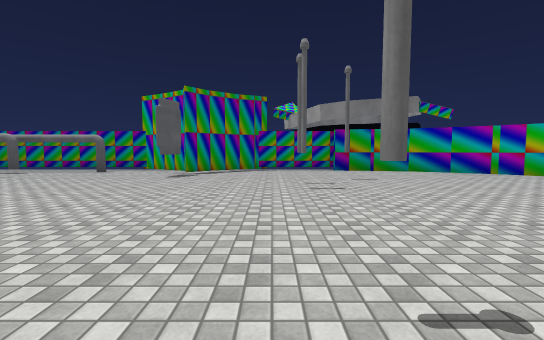
view 1 (above)

13 first-person views from a walk through a 3-D level made in the Unity game engine. The camera is 1.3 m above the floor, tilts 4° down and sees 90° across. The floor is counted in squares, 2 m on a side. Each view is taken from the middle of a square. On the plan, view 1 faces up. The plan holds only what a view shows up to about 9 squares ahead; the rest is blank. The place goes on beyond the plan. Some surface patterns are stand-ins.

view 2
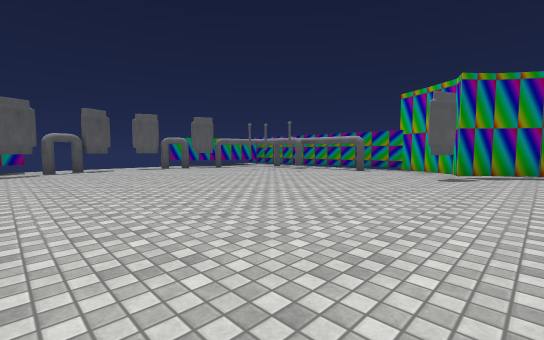

view 3
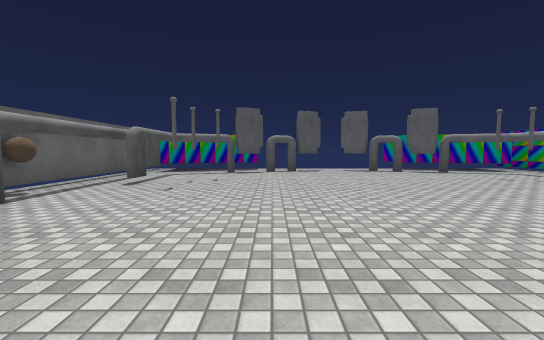

view 4
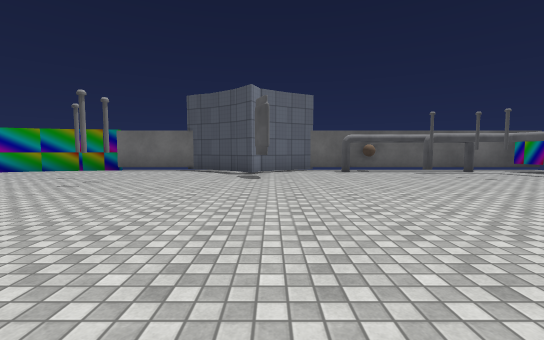

view 5
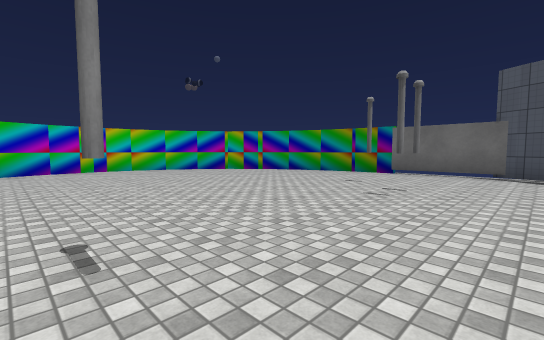

view 6
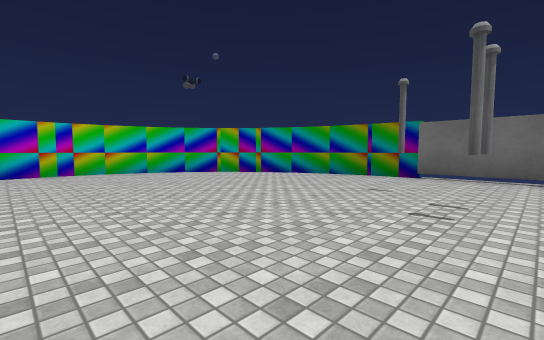

view 7
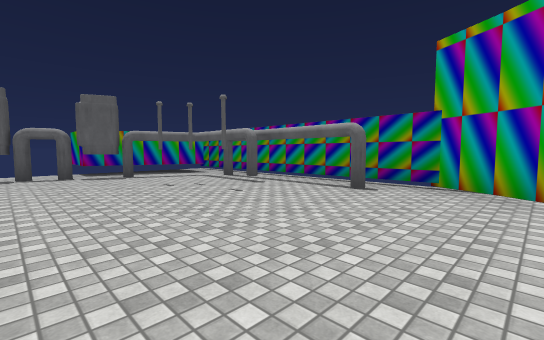

view 8
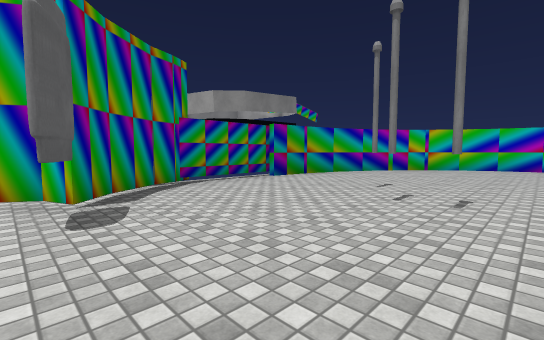

view 9
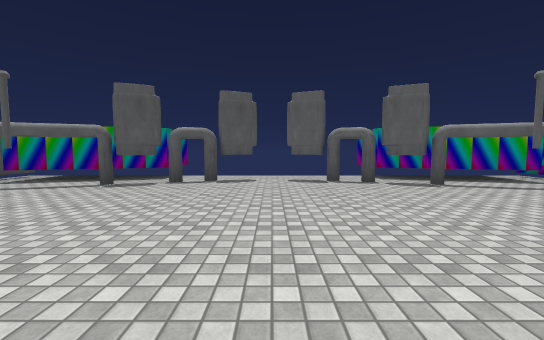

view 10
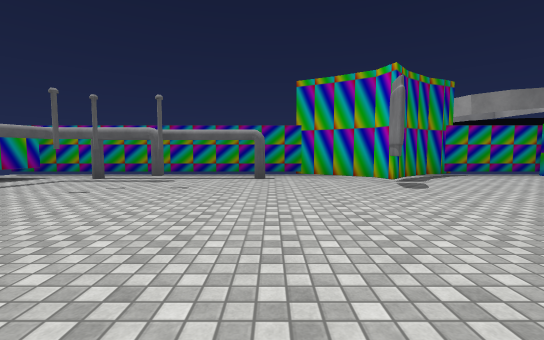

view 11
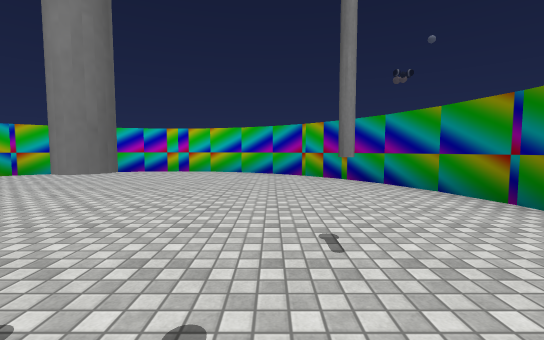

view 12
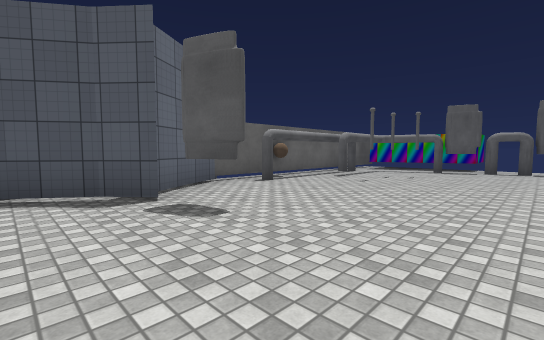

view 13
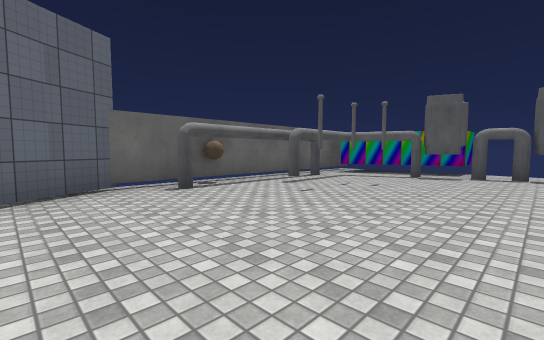

### Floor plan
Points are (right, up) in squares from view 1. A wall is a line through its corners. A room is listed if a view was taken in it or the views show most of it. See-through windows are left out.
Room 1 (views 1, 2, 3, 4, 5, 6, 7, 8, 9, 10, 11, 12, 13)
walls: (-2, -2.1) (-1, -2.8); (-1.9, 8.4) (-2.4, 7.7) (-2.7, 8.3) (-3.5, 8.8); (-1.1, -2.7) (-0.3, -3); (-3.4, 8.7) (-4.2, 9.2) (-11.2, 9.2); (-3.6, -2.7) (-2.7, -2.1) (-2.4, -1.5) (-1.9, -2.2); (-1, 8.9) (-2, 8.3); (-0.6, -2.9) (-0.4, -3) (3.2, -3); (2.1, 9.2) (-0.4, 9.2) (-1.1, 8.9); (3.1, -3) (4.3, -2.7); (3.4, 8.9) (2, 9); (4.2, -2.7) (5.4, -2.2); (4.4, 8.6) (3.2, 8.9); (5.3, -2.3) (6.4, -1.6); (6.3, -1.6) (7.2, -0.9); (6.4, 7.5) (5.4, 8.2) (4.2, 8.7); (7.1, -0.9) (7.8, 0); (7.2, 6.8) (6.3, 7.7); (7.7, 6.1) (7.1, 6.9); (-10.6, 8.6) (-11.5, 5.5) (-13.1, 5.5); (7.8, -0.1) (8.3, 1); (8.3, 5) (7.8, 6); (8.3, 0.8) (8.6, 2); (8.6, 4) (8.3, 5.1); (8.6, 1.9) (8.7, 3); (8.7, 2.9) (8.6, 4.1); (-11.5, -3) (-4.3, -3) (-3.4, -2.6); (-13.1, 0.5) (-11.6, 0.5) (-10.6, -2.5)
objects: other object (-11, 1); other object (-11, 2); other object (-11, 4); other object (-11, 5); other object (-11, 6); other object (-10, 0); other object (-10, 6); other object (-7, -2); other object (-7, 8); other object (-3, -1); other object (-3, 7); other object (0, 1)

Where each view was taken, in squares from view 1:
view 1: 0 up, 0 right, facing up
view 2: 0 up, 1 left, facing up-left
view 3: 1 up, 2 left, facing left
view 4: 6 up, 3 left, facing down
view 5: 5 up, 1 left, facing down-right
view 6: 4 up, 0 right, facing down-right
view 7: 4 up, 3 left, facing up-left
view 8: 4 up, 3 left, facing up-right
view 9: 3 up, 5 left, facing left
view 10: 2 up, 5 left, facing up
view 11: 0 up, 0 right, facing right
view 12: 2 up, 1 left, facing down-left
view 13: 2 up, 3 left, facing down-left
